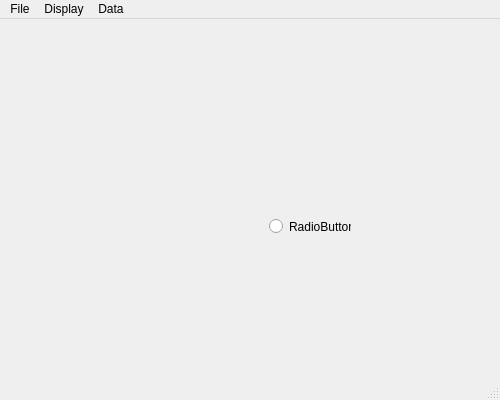
<?xml version="1.0" encoding="UTF-8"?>
<ui version="4.0">
 <class>MapViewer</class>
 <widget class="QMainWindow" name="MapViewer">
  <property name="geometry">
   <rect>
    <x>0</x>
    <y>0</y>
    <width>500</width>
    <height>400</height>
   </rect>
  </property>
  <property name="windowTitle">
   <string>Map Viewer</string>
  </property>
  <widget class="QWidget" name="centralwidget">
   <layout class="QGridLayout" name="gridLayout">
    <item row="0" column="0">
     <widget class="QCustomPlot" name="mapView" native="true">
      <widget class="QRadioButton" name="radioButton">
       <property name="geometry">
        <rect>
         <x>260</x>
         <y>190</y>
         <width>82</width>
         <height>17</height>
        </rect>
       </property>
       <property name="text">
        <string>RadioButton</string>
       </property>
      </widget>
     </widget>
    </item>
   </layout>
  </widget>
  <widget class="QMenuBar" name="menubar">
   <property name="geometry">
    <rect>
     <x>0</x>
     <y>0</y>
     <width>500</width>
     <height>21</height>
    </rect>
   </property>
   <widget class="QMenu" name="menuMap">
    <property name="title">
     <string>File</string>
    </property>
    <addaction name="actionSave_Image_As"/>
   </widget>
   <widget class="QMenu" name="menuDisplay">
    <property name="title">
     <string>Display</string>
    </property>
    <addaction name="actionReproportion"/>
    <addaction name="actionReset_Size"/>
    <addaction name="actionLock_Size"/>
    <addaction name="separator"/>
    <addaction name="actionInterpolate"/>
    <addaction name="actionShow_Axes"/>
    <addaction name="actionShow_Color_Scale"/>
    <addaction name="actionCommon_Color_Gradient"/>
    <addaction name="separator"/>
    <addaction name="actionAdd_Scale_Bar"/>
    <addaction name="actionSet_Color_Scheme"/>
    <addaction name="separator"/>
    <addaction name="actionShow_Spectrum_Viewer"/>
   </widget>
   <widget class="QMenu" name="menuData">
    <property name="title">
     <string>Data</string>
    </property>
    <addaction name="actionNew_Dataset_from_Boolean_Expression"/>
   </widget>
   <addaction name="menuMap"/>
   <addaction name="menuDisplay"/>
   <addaction name="menuData"/>
  </widget>
  <widget class="QStatusBar" name="statusbar"/>
  <action name="actionSave_Image_As">
   <property name="text">
    <string>Save Image As...</string>
   </property>
  </action>
  <action name="actionSet_Color_Scheme">
   <property name="enabled">
    <bool>true</bool>
   </property>
   <property name="text">
    <string>Set Color Scheme...</string>
   </property>
  </action>
  <action name="actionInterpolate">
   <property name="checkable">
    <bool>true</bool>
   </property>
   <property name="text">
    <string>Interpolate</string>
   </property>
  </action>
  <action name="actionShow_Axes">
   <property name="checkable">
    <bool>true</bool>
   </property>
   <property name="checked">
    <bool>true</bool>
   </property>
   <property name="text">
    <string>Show Axes</string>
   </property>
  </action>
  <action name="actionShow_Color_Scale">
   <property name="checkable">
    <bool>true</bool>
   </property>
   <property name="checked">
    <bool>true</bool>
   </property>
   <property name="text">
    <string>Show Color Scale</string>
   </property>
  </action>
  <action name="actionAdd_Scale_Bar">
   <property name="text">
    <string>Add Scale Bar...</string>
   </property>
  </action>
  <action name="actionShow_Spectrum_Viewer">
   <property name="checkable">
    <bool>false</bool>
   </property>
   <property name="checked">
    <bool>false</bool>
   </property>
   <property name="text">
    <string>Show Spectrum Viewer</string>
   </property>
  </action>
  <action name="actionCommon_Color_Gradient">
   <property name="checkable">
    <bool>true</bool>
   </property>
   <property name="text">
    <string>Common Color Gradient</string>
   </property>
  </action>
  <action name="actionLock_Size">
   <property name="checkable">
    <bool>true</bool>
   </property>
   <property name="checked">
    <bool>true</bool>
   </property>
   <property name="text">
    <string>Lock Size</string>
   </property>
  </action>
  <action name="actionReproportion">
   <property name="text">
    <string>Reproportion</string>
   </property>
  </action>
  <action name="actionReset_Size">
   <property name="text">
    <string>Reset Size</string>
   </property>
  </action>
  <action name="actionNew_Dataset_from_Boolean_Expression">
   <property name="text">
    <string>New Dataset from Boolean Expression...</string>
   </property>
  </action>
 </widget>
 <customwidgets>
  <customwidget>
   <class>QCustomPlot</class>
   <extends>QWidget</extends>
   <header>qcustomplot.h</header>
   <container>1</container>
  </customwidget>
 </customwidgets>
 <resources/>
 <connections/>
</ui>
